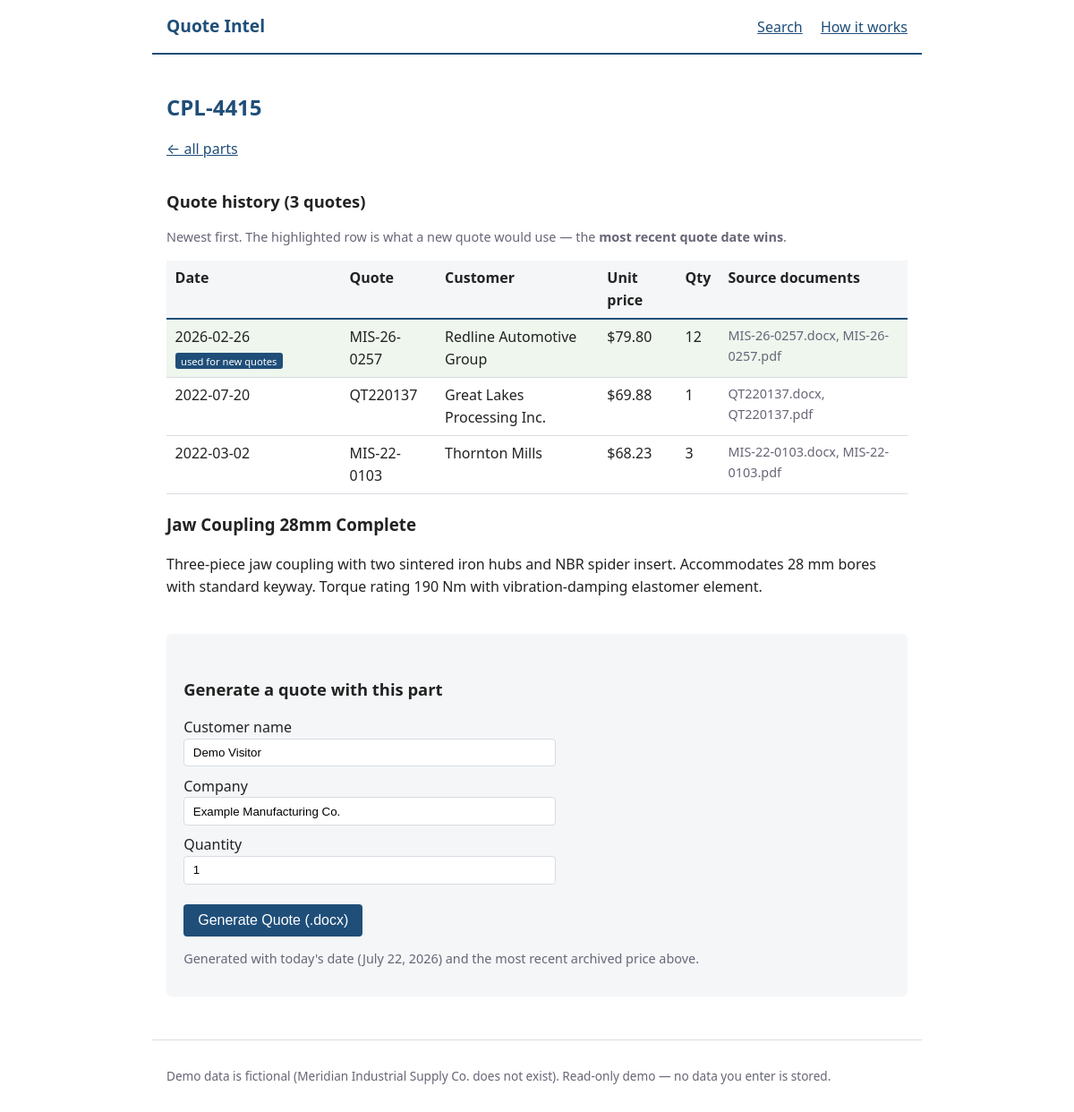
Page /part/CPL-4415 on the committed database.
### tables this page shows
CREATE TABLE line_items (
    id           INTEGER PRIMARY KEY,
    quote_id     INTEGER NOT NULL REFERENCES quotes(id) ON DELETE CASCADE,
    part_number  TEXT,
    product_name TEXT,
    description  TEXT,
    unit_price   REAL,
    quantity     INTEGER
);

CREATE TABLE quotes (
    id            INTEGER PRIMARY KEY,
    file          TEXT NOT NULL UNIQUE,
    quote_number  TEXT,
    quote_date    TEXT,            -- ISO YYYY-MM-DD
    customer      TEXT,
    indexed_at    TEXT NOT NULL DEFAULT (datetime('now')),
    input_tokens  INTEGER DEFAULT 0,
    output_tokens INTEGER DEFAULT 0
);

### app.py (the view, shortened to what this page needs)
@app.route("/part/<part>")
def part_page(part):
    history = part_history(part)
    return render_template("part.html", part=part.upper(), history=history,
                           today=date.today())

### app.py (called while the page is built)
def ro_connect():
    return sqlite3.connect(f"file:{DB_PATH.as_posix()}?mode=ro", uri=True)

### templates/part.html (shortened to what this page needs)
{% extends "base.html" %}
{% block content %}
<h1>{{ part }}</h1>
<p><a href="{{ url_for('home') }}">&larr; all parts</a></p>
<h2>Quote history ({{ history|length }} quote{{ "s" if history|length != 1 }})</h2>
<p class="muted">Newest first. The highlighted row is what a new quote would
use — the <strong>most recent quote date wins</strong>.</p>
<table class="history-table">
  <thead>
    <tr><th>Date</th><th>Quote</th><th>Customer</th><th>Unit price</th>
        <th>Qty</th><th>Source documents</th></tr>
  </thead>
  <tbody>
    {% for h in history %}
    <tr class="{{ 'winner' if loop.first }}">
      <td>{{ h.quote_date or "—" }}{% if loop.first %} <span class="badge">used for new quotes</span>{% endif %}</td>
      <td>{{ h.quote_number }}</td>
      <td>{{ h.customer or "—" }}</td>
      <td>{% if h.unit_price is not none %}${{ "{:,.2f}".format(h.unit_price) }}{% else %}—{% endif %}</td>
      <td>{{ h.quantity if h.quantity is not none else "—" }}</td>
      <td class="muted">{{ h.files|join(", ") }}</td>
    </tr>
    {% endfor %}
  </tbody>
</table>
{% set latest = history[0] %}
{% if latest.description %}
<h3>{{ latest.product_name or part }}</h3>
<p class="desc">{{ latest.description }}</p>
{% endif %}
<section class="generate-box">
  <h2>Generate a quote with this part</h2>
  <form action="{{ url_for('generate') }}" method="post">
    <label>Customer name
      <input type="text" name="customer" value="Demo Visitor" maxlength="80">
    </label>
    <label>Company
      <input type="text" name="company" value="Example Manufacturing Co." maxlength="80">
    </label>
    <label>Quantity
      <input type="number" name="qty" value="1" min="1" max="999">
    </label>
    <button type="submit">Generate Quote (.docx)</button>
  </form>
  <p class="muted">Generated with today's date ({{ today.strftime("%B %d, %Y") }})
     and the most recent archived price above.</p>
</section>
{% endblock %}

### static/style.css (style rules this page uses)
:root { --accent: #1f4e79; --ink: #222; --muted: #667; --line: #d8dce2; --bg-soft: #f4f6f8; --warn-bg: #fff4e5; }
* { box-sizing: border-box; }
body { margin: 0; font-family: system-ui, -apple-system, "Segoe UI", sans-serif; color: var(--ink); line-height: 1.55; }
h1 { font-size: 1.5rem; color: var(--accent); }
h2 { font-size: 1.15rem; margin-top: 2rem; }
a { color: var(--accent); }
.muted { color: var(--muted); font-size: 0.9rem; }
button, .button { background: var(--accent); color: #fff; border: none; border-radius: 4px; padding: 0.55rem 1rem; font-size: 1rem; cursor: pointer; text-decoration: none; display: inline-block; }
table { border-collapse: collapse; width: 100%; margin: 0.75rem 0; }
th, td { text-align: left; padding: 0.45rem 0.6rem; border-bottom: 1px solid var(--line); vertical-align: top; }
thead th { background: var(--bg-soft); border-bottom: 2px solid var(--accent); }
.history-table .winner { background: #eef6ee; }
.badge { background: var(--accent); color: #fff; font-size: 0.7rem; padding: 0.1rem 0.4rem; border-radius: 3px; white-space: nowrap; }
.generate-box { margin-top: 2.5rem; padding: 1rem 1.2rem; background: var(--bg-soft); border-radius: 6px; }
.generate-box label { display: block; margin: 0.6rem 0; max-width: 26rem; }
.generate-box input { display: block; width: 100%; padding: 0.45rem 0.6rem; border: 1px solid var(--line); border-radius: 4px; }
.generate-box button { margin-top: 0.8rem; }

### rows in the picture
line_items: quote_date "2026-02-26", shows "used for new quotes", quote_number "MIS-26-0257", customer "Redline Automotive Group", unit_price "79.80", quantity "12", files "MIS-26-0257.docx, MIS-26-0257.pdf", product_name "Jaw Coupling 28mm Complete", description "Three-piece jaw coupling with two sintered iron hubs and NBR spider insert. Accommodates 28 mm bores with standard keyway. Torque rating 190 Nm with vibration-damping elastomer element."
line_items: quote_date "2022-07-20", quote_number "QT220137", customer "Great Lakes Processing Inc.", unit_price "69.88", quantity "1", files "QT220137.docx, QT220137.pdf"
line_items: quote_date "2022-03-02", quote_number "MIS-22-0103", customer "Thornton Mills", unit_price "68.23", quantity "3", files "MIS-22-0103.docx, MIS-22-0103.pdf"

### other values in the picture
{{ part }} "CPL-4415"
{{ history|length }} "3"
{{ "s" if history|length != 1 }} "s"
